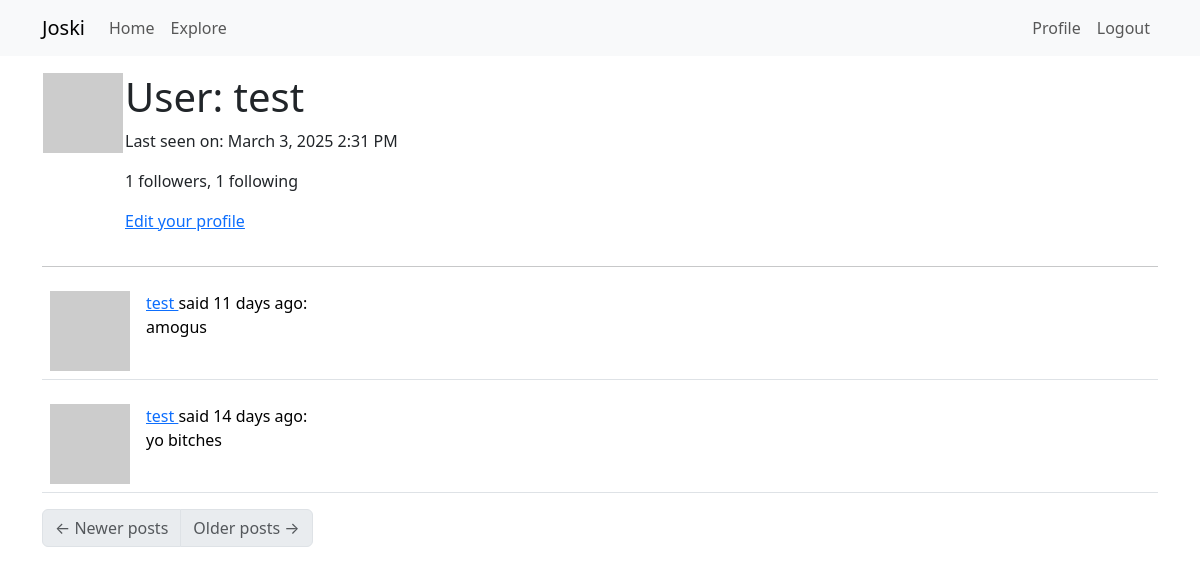
The app's page /user/test (signed in), older data.
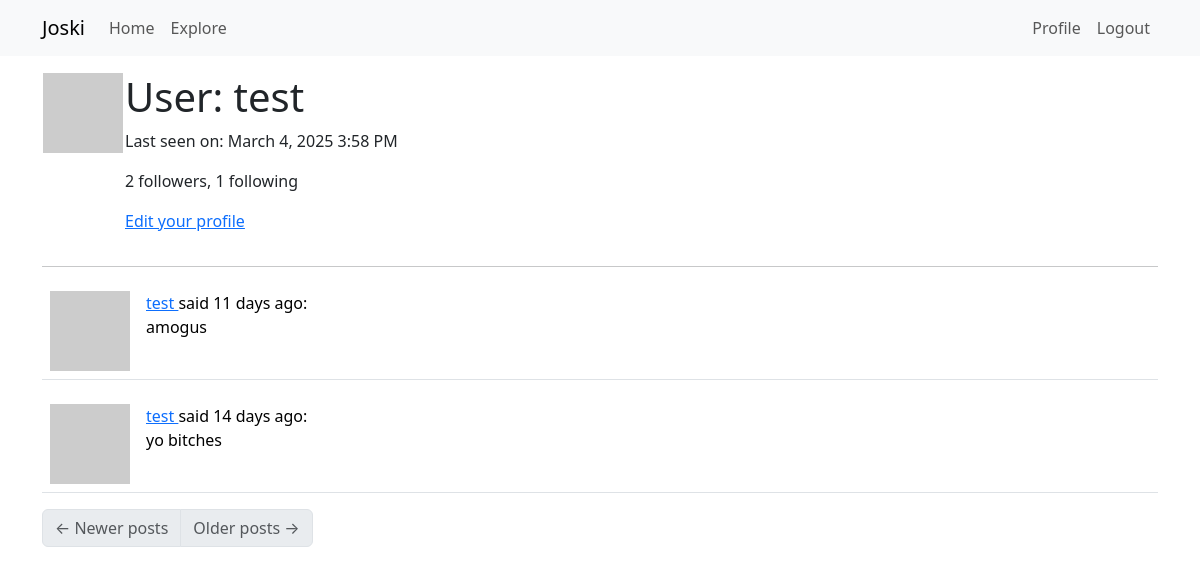
The same page, newer data.
### app/models.py (models this page shows, shortened)
class User(UserMixin, db.Model):
    id: saorm.Mapped[int] = saorm.mapped_column(primary_key=True)
    username: saorm.Mapped[str] = saorm.mapped_column(sa.String(64), index=True, unique=True)
    email: saorm.Mapped[str] = saorm.mapped_column(sa.String(120), index=True, unique=True)
    password_hash: saorm.Mapped[typing.Optional[str]] = saorm.mapped_column(sa.String(256))
    about_me: saorm.Mapped[typing.Optional[str]] = saorm.mapped_column(sa.String(140))
    last_seen: saorm.Mapped[typing.Optional[datetime]] = saorm.mapped_column(default=lambda: datetime.now(timezone.utc))
    posts: saorm.WriteOnlyMapped['Post'] = saorm.relationship(back_populates='author')
    following: saorm.WriteOnlyMapped['User'] = saorm.relationship(
        secondary=followers, primaryjoin=(followers.c.follower_id == id),
        secondaryjoin=(followers.c.followed_id == id),
        back_populates='followers')
    followers: saorm.WriteOnlyMapped['User'] = saorm.relationship(
        secondary=followers, primaryjoin=(followers.c.followed_id == id),
        secondaryjoin=(followers.c.follower_id == id),
        back_populates='following')
    def avatar(self, size):
        digest = md5(self.email.lower().encode('utf-8')).hexdigest()
        return f'https://www.gravatar.com/avatar/{digest}?d=identicon&s={size}'
    def followers_count(self):
        query = sa.select(sa.func.count()).select_from(
            self.followers.select().subquery())
        return db.session.scalar(query)
    def following_count(self):
        query = sa.select(sa.func.count()).select_from(
            self.following.select().subquery())
        return db.session.scalar(query)

### app/routes/route.py (the view)
@bp.route('/user/<username>')
@login_required
def user(username):
    user = db.first_or_404(sa.select(User).where(User.username == username))
    page = request.args.get('page', 1, type=int)
    query = user.posts.select().order_by(Post.timestamp.desc())
    posts = db.paginate(query, page=page,
                        per_page=current_app.config['POSTS_PER_PAGE'],
                        error_out=False)
    next_url = url_for('routes.user', username=user.username, page=posts.next_num) \
        if posts.has_next else None
    prev_url = url_for('routes.user', username=user.username, page=posts.prev_num) \
        if posts.has_prev else None
    form = EmptyForm()
    return render_template('user.html', user=user, posts=posts,
                           next_url=next_url, prev_url=prev_url, form=form)

### app/models.py (called while the page is built)
@login.user_loader
def load_user(id):
    return db.session.get(User, int(id))

### app/routes/route.py (called while the page is built)
@bp.before_request # means before view func
def before_request():
    if current_user.is_authenticated:
        current_user.last_seen = datetime.now(timezone.utc)
        db.session.commit()

### app/templates/user.html (shortened to what this page needs)
{% extends "base.html" %}
{% block content %}
    <table>
        <tr valign="top">
            <td><img src="{{ user.avatar(128) }}"></td>
            <td>
                <h1>User: {{ user.username }}</h1>
                {% if user.last_seen %}
                <p>Last seen on: {{ moment(user.last_seen).format('LLL') }} </p>
                {% endif %}
                <p>{{ user.followers_count() }} followers, {{ user.following_count() }} following</p>
                {% if user == current_user %}
                    <p><a href="{{ url_for('routes.edit_profile') }}">Edit your profile</a></p>
                {% endif %}
            </td>
        </tr>
    </table>
    <hr>
    {% for post in posts %}
        {% include '_post.html' %}
    {% endfor %}
    <nav aria-label="Post navigation">
        <ul class="pagination">
            <li class="page-item{% if not prev_url %} disabled{% endif %}">
                <a class="page-link" href="{{ prev_url }}">
                    <span aria-hidden="true">&larr;</span> Newer posts
                </a>
            </li>
            <li class="page-item{% if not next_url %} disabled{% endif %}">
                <a class="page-link" href="{{ next_url }}">
                    Older posts <span aria-hidden="true">&rarr;</span>
                </a>
            </li>
        </ul>
    </nav>
{% endblock %}

Row changes from the older to the newer data that the page shows:
changed User "test": last_seen "March 3, 2025 2:31 PM" → "March 4, 2025 3:58 PM"
Text that changed along with them:
{{ user.followers_count() }}: "1" → "2"
